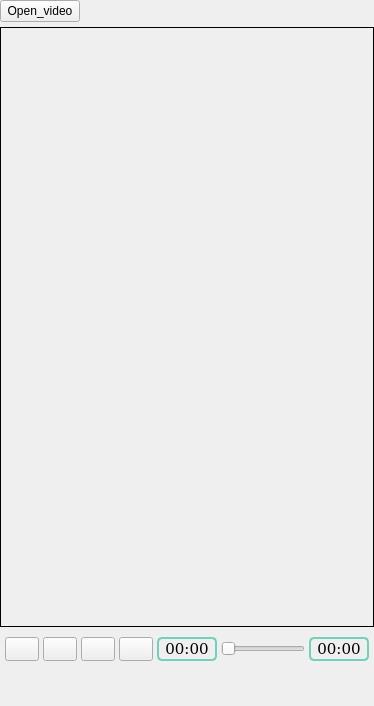
            <widget class="QFrame" name="frame_video_viewer">
             <property name="minimumSize">
              <size>
               <width>50</width>
               <height>0</height>
              </size>
             </property>
             <property name="frameShape">
              <enum>QFrame::NoFrame</enum>
             </property>
             <property name="frameShadow">
              <enum>QFrame::Raised</enum>
             </property>
             <layout class="QVBoxLayout" name="verticalLayout_12">
              <property name="spacing">
               <number>5</number>
              </property>
              <property name="leftMargin">
               <number>0</number>
              </property>
              <property name="topMargin">
               <number>0</number>
              </property>
              <property name="rightMargin">
               <number>0</number>
              </property>
              <property name="bottomMargin">
               <number>0</number>
              </property>
              <item>
               <layout class="QHBoxLayout" name="horizontalLayout_4">
                <item>
                 <widget class="QPushButton" name="button_open_file_video">
                  <property name="text">
                   <string>Open_video</string>
                  </property>
                 </widget>
                </item>
                <item>
                 <spacer name="horizontalSpacer_6">
                  <property name="orientation">
                   <enum>Qt::Horizontal</enum>
                  </property>
                  <property name="sizeHint" stdset="0">
                   <size>
                    <width>40</width>
                    <height>20</height>
                   </size>
                  </property>
                 </spacer>
                </item>
               </layout>
              </item>
              <item>
               <layout class="QHBoxLayout" name="horizontalLayout_8">
                <item>
                 <widget class="QLabel" name="label">
                  <property name="minimumSize">
                   <size>
                    <width>0</width>
                    <height>600</height>
                   </size>
                  </property>
                  <property name="frameShape">
                   <enum>QFrame::Box</enum>
                  </property>
                  <property name="text">
                   <string/>
                  </property>
                 </widget>
                </item>
               </layout>
              </item>
              <item>
               <widget class="QFrame" name="frame_video_controller">
                <property name="maximumSize">
                 <size>
                  <width>16777215</width>
                  <height>40</height>
                 </size>
                </property>
                <property name="frameShape">
                 <enum>QFrame::NoFrame</enum>
                </property>
                <layout class="QHBoxLayout" name="horizontalLayout_12">
                 <property name="spacing">
                  <number>4</number>
                 </property>
                 <property name="leftMargin">
                  <number>5</number>
                 </property>
                 <property name="topMargin">
                  <number>5</number>
                 </property>
                 <property name="rightMargin">
                  <number>5</number>
                 </property>
                 <property name="bottomMargin">
                  <number>5</number>
                 </property>
                 <item>
                  <widget class="QPushButton" name="btn_prev_video">
                   <property name="minimumSize">
                    <size>
                     <width>30</width>
                     <height>24</height>
                    </size>
                   </property>
                   <property name="maximumSize">
                    <size>
                     <width>34</width>
                     <height>30</height>
                    </size>
                   </property>
                   <property name="styleSheet">
                    <string notr="true">QPushButton{ background-color :  #71D1BA;}
QPushButton::pressed{ background-color : #71AED1; }
border-radius: 10px;</string>
                   </property>
                   <property name="text">
                    <string/>
                   </property>
                   <property name="icon">
                    <iconset>
                     <normaloff>../../../../../Desktop/moilapp/src/MoilApp/design/icon/rewind.png</normaloff>../../../../../Desktop/moilapp/src/MoilApp/design/icon/rewind.png</iconset>
                   </property>
                   <property name="iconSize">
                    <size>
                     <width>20</width>
                     <height>20</height>
                    </size>
                   </property>
                   <property name="shortcut">
                    <string>Ctrl+Left</string>
                   </property>
                  </widget>
                 </item>
                 <item>
                  <widget class="QPushButton" name="btn_play_pause">
                   <property name="sizePolicy">
                    <sizepolicy hsizetype="Minimum" vsizetype="Fixed">
                     <horstretch>0</horstretch>
                     <verstretch>0</verstretch>
                    </sizepolicy>
                   </property>
                   <property name="minimumSize">
                    <size>
                     <width>0</width>
                     <height>24</height>
                    </size>
                   </property>
                   <property name="maximumSize">
                    <size>
                     <width>34</width>
                     <height>30</height>
                    </size>
                   </property>
                   <property name="styleSheet">
                    <string notr="true">QPushButton{ background-color :  #71D1BA;}
QPushButton::pressed{ background-color : #71AED1; }
border-radius: 10px;</string>
                   </property>
                   <property name="text">
                    <string/>
                   </property>
                   <property name="icon">
                    <iconset>
                     <normaloff>../../../../../Desktop/moilapp/src/MoilApp/design/icon/play.png</normaloff>../../../../../Desktop/moilapp/src/MoilApp/design/icon/play.png</iconset>
                   </property>
                   <property name="iconSize">
                    <size>
                     <width>40</width>
                     <height>40</height>
                    </size>
                   </property>
                   <property name="shortcut">
                    <string>Space</string>
                   </property>
                   <property name="checkable">
                    <bool>true</bool>
                   </property>
                  </widget>
                 </item>
                 <item>
                  <widget class="QPushButton" name="btn_stop_video">
                   <property name="sizePolicy">
                    <sizepolicy hsizetype="Minimum" vsizetype="Fixed">
                     <horstretch>0</horstretch>
                     <verstretch>0</verstretch>
                    </sizepolicy>
                   </property>
                   <property name="minimumSize">
                    <size>
                     <width>0</width>
                     <height>0</height>
                    </size>
                   </property>
                   <property name="maximumSize">
                    <size>
                     <width>34</width>
                     <height>30</height>
                    </size>
                   </property>
                   <property name="styleSheet">
                    <string notr="true">QPushButton{ background-color :  #71D1BA;}
QPushButton::pressed{ background-color : #71AED1; }
border-radius: 10px;</string>
                   </property>
                   <property name="text">
                    <string/>
                   </property>
                   <property name="icon">
                    <iconset>
                     <normaloff>../../../../../Desktop/moilapp/src/MoilApp/design/icon/iconStop.png</normaloff>../../../../../Desktop/moilapp/src/MoilApp/design/icon/iconStop.png</iconset>
                   </property>
                   <property name="iconSize">
                    <size>
                     <width>40</width>
                     <height>40</height>
                    </size>
                   </property>
                   <property name="shortcut">
                    <string>0</string>
                   </property>
                  </widget>
                 </item>
                 <item>
                  <widget class="QPushButton" name="btn_skip_video">
                   <property name="sizePolicy">
                    <sizepolicy hsizetype="Minimum" vsizetype="Fixed">
                     <horstretch>0</horstretch>
                     <verstretch>0</verstretch>
                    </sizepolicy>
                   </property>
                   <property name="minimumSize">
                    <size>
                     <width>0</width>
                     <height>0</height>
                    </size>
                   </property>
                   <property name="maximumSize">
                    <size>
                     <width>34</width>
                     <height>30</height>
                    </size>
                   </property>
                   <property name="styleSheet">
                    <string notr="true">QPushButton{ background-color :  #71D1BA;}
QPushButton::pressed{ background-color : #71AED1; }
border-radius: 10px;</string>
                   </property>
                   <property name="text">
                    <string/>
                   </property>
                   <property name="icon">
                    <iconset>
                     <normaloff>../../../../../Desktop/moilapp/src/MoilApp/design/icon/forward.png</normaloff>../../../../../Desktop/moilapp/src/MoilApp/design/icon/forward.png</iconset>
                   </property>
                   <property name="iconSize">
                    <size>
                     <width>40</width>
                     <height>40</height>
                    </size>
                   </property>
                   <property name="shortcut">
                    <string>Ctrl+Right</string>
                   </property>
                  </widget>
                 </item>
                 <item>
                  <widget class="QLabel" name="label_time_recent">
                   <property name="minimumSize">
                    <size>
                     <width>60</width>
                     <height>24</height>
                    </size>
                   </property>
                   <property name="maximumSize">
                    <size>
                     <width>70</width>
                     <height>30</height>
                    </size>
                   </property>
                   <property name="font">
                    <font>
                     <family>DejaVu Serif</family>
                     <pointsize>11</pointsize>
                     <underline>false</underline>
                    </font>
                   </property>
                   <property name="styleSheet">
                    <string notr="true">border-color: #71D1BA;
border-width: 2px;        
border-style: solid;
border-radius: 5px;</string>
                   </property>
                   <property name="text">
                    <string>00:00</string>
                   </property>
                   <property name="alignment">
                    <set>Qt::AlignCenter</set>
                   </property>
                  </widget>
                 </item>
                 <item>
                  <widget class="QSlider" name="slider_video">
                   <property name="sizePolicy">
                    <sizepolicy hsizetype="Expanding" vsizetype="Preferred">
                     <horstretch>0</horstretch>
                     <verstretch>0</verstretch>
                    </sizepolicy>
                   </property>
                   <property name="minimumSize">
                    <size>
                     <width>0</width>
                     <height>24</height>
                    </size>
                   </property>
                   <property name="maximumSize">
                    <size>
                     <width>16777215</width>
                     <height>30</height>
                    </size>
                   </property>
                   <property name="font">
                    <font>
                     <family>Sans Serif</family>
                     <pointsize>11</pointsize>
                     <underline>false</underline>
                    </font>
                   </property>
                   <property name="styleSheet">
                    <string notr="true"/>
                   </property>
                   <property name="orientation">
                    <enum>Qt::Horizontal</enum>
                   </property>
                  </widget>
                 </item>
                 <item>
                  <widget class="QLabel" name="label_time_end">
                   <property name="minimumSize">
                    <size>
                     <width>60</width>
                     <height>24</height>
                    </size>
                   </property>
                   <property name="maximumSize">
                    <size>
                     <width>70</width>
                     <height>30</height>
                    </size>
                   </property>
                   <property name="font">
                    <font>
                     <family>DejaVu Serif</family>
                     <pointsize>11</pointsize>
                     <underline>false</underline>
                    </font>
                   </property>
                   <property name="styleSheet">
                    <string notr="true">border-color: #71D1BA;
border-width: 2px;        
border-style: solid;
border-radius: 5px;</string>
                   </property>
                   <property name="text">
                    <string>00:00</string>
                   </property>
                   <property name="alignment">
                    <set>Qt::AlignCenter</set>
                   </property>
                  </widget>
                 </item>
                </layout>
               </widget>
              </item>
              <item>
               <spacer name="verticalSpacer_4">
                <property name="orientation">
                 <enum>Qt::Vertical</enum>
                </property>
                <property name="sizeHint" stdset="0">
                 <size>
                  <width>20</width>
                  <height>40</height>
                 </size>
                </property>
               </spacer>
              </item>
             </layout>
            </widget>
